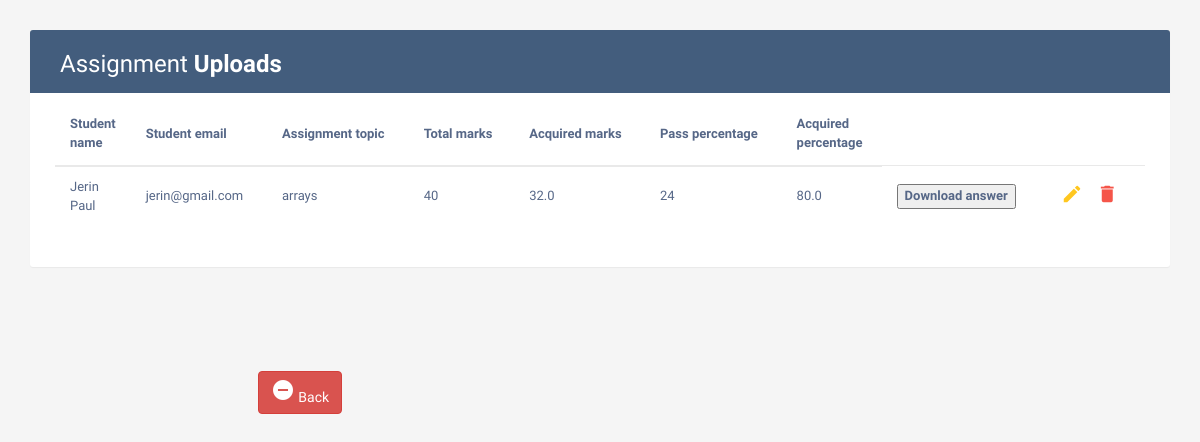
Screenshot of /upload_assi_tea (signed in) with the database file from the repository.
### learn/models.py (models this page shows, shortened)
class Assignment_result(models.Model):
    assignment_upload_ans = models.FileField(null=True)
    acquired_marks = models.CharField(max_length=200, null=True)
    acquired_pass_percent = models.CharField(max_length=200, null=True)
    asssi_res_assi = models.ForeignKey(Assignment, on_delete=models.SET_NULL, null=True,related_name='assignment_result_assi')
    asssi_res_st = models.ForeignKey(Registration, on_delete=models.SET_NULL, null=True,related_name='assignment_result_student')

class Registration(models.Model):
    Password = models.CharField(max_length=200, null=True)
    Registration_date = models.DateField(auto_now_add=True, null=True)
    Num_of_courses_enrolled = models.IntegerField(null=True)
    Num_of_courses_completed = models.IntegerField(null=True)
    Qualification = models.TextField(null=True)
    Introduction_brief = models.TextField(null=True)
    Image = models.ImageField(upload_to='media', null=True)
    Num_of_enrolled_students = models.IntegerField(null=True)
    Average_review_rating = models.IntegerField(null=True)
    Num_of_reviews = models.IntegerField(null=True)
    About_website = models.TextField(null=True)
    Registration_fee = models.IntegerField(null=True)
    User_role = models.CharField(max_length=200, null=True)
    user = models.OneToOneField(User,on_delete = models.CASCADE, null = True)

class Assignment(models.Model):
    assignment_topic = models.CharField(max_length=200, null=True)
    assignment_upload = models.FileField(null=True)
    total_marks = models.CharField(max_length=200, null=True)
    pass_percent = models.CharField(max_length=200, null=True)
    start_date = models.DateField(null=True)
    submission_date = models.DateField(null=True)
    teacher_reg = models.ForeignKey(Registration, on_delete=models.SET_NULL, null=True, related_name='assignment_tea_reg')
    assign_course = models.ForeignKey(Course, on_delete=models.CASCADE, null=True,related_name='assignment_to_course')

### learn/views.py (the view)
# urls.py: path('upload_assi_tea', learn.views.upload_assi_tea, name='upload_assi_tea'),
def upload_assi_tea(request):
    kk = Registration.objects.get(id=request.session['logg'])
    gbv = Assignment.objects.filter(teacher_reg = kk)
    gg = []
    for k in gbv:
        k = int(k.id)
        gg.append(k)
    mbm = Assignment_result.objects.filter(asssi_res_assi__in = gg)
    return render(request, 'upload_assi_tea.html', {'mbm': mbm})

### Templates/upload_assi_tea.html (shortened to what this page needs)
<!DOCTYPE html>
<html lang="en">
<head>
<link rel="stylesheet" href="https://maxcdn.bootstrapcdn.com/font-awesome/4.7.0/css/font-awesome.min.css">
<link rel="stylesheet" href="https://maxcdn.bootstrapcdn.com/bootstrap/3.3.7/css/bootstrap.min.css">
  <body>
    <div class="container">
        <div class="table-wrapper">
            <div class="table-title">
                {% if mbm %}
                <div class="row">
                    <div class="col-sm-6">
                   <h2>Assignment <b>Uploads</b></h2>
                </div>
                </div>
            </div>
            <table class="table table-striped table-hover">
                <thead>
                    <tr>
                        <th>
                            Student name
                        </th>
                    <th>
                           Student email
                        </th>
                        <th>
                           Assignment topic
                        </th>
                         <th>
                           Total marks
                        </th>
                        <th>
                            Acquired marks
                        </th>
                         <th>
                             Pass percentage
                         </th>
                          <th>
                             Acquired percentage
                         </th>
                      </tr>
                    </thead>
                <tbody>
                    <tr>
                   {% for k in mbm %}
                      <tr>
                        <td>
                            {{k.asssi_res_st.user.first_name}} {{k.asssi_res_st.user.last_name}}
                        </td>
                        <td>
                             {{k.asssi_res_st.user.email}}
                        </td>
                          <td>
                              {{k.asssi_res_assi.assignment_topic}}
                          </td>
                         <td>
                              {{k.asssi_res_assi.total_marks}}
                          </td>
                          <td>
                              {{k.acquired_marks}}
                          </td>
                          <td>
                              {{k.asssi_res_assi.pass_percent}}
                          </td>
                          <td>
                              {{k.acquired_pass_percent}}
                          </td>
                        <td>
                            {% if k.assignment_upload_ans %}
                            <a href="{{k.assignment_upload_ans.url}}" download="">
                                <input type="button" id="btn" value="Download answer"/>
                            </a>
                            {% else %}
                                No file uploaded
                            {% endif %}
                        </td>
                        <td>
                           <a href="{% url 'add_mark_assi_tea' k.id %}" class="edit" data-toggle="modal"><i class="material-icons" data-toggle="tooltip" title="Add mark">&#xE254;</i></a>
                            <a href="{% url 'delete_assignment' k.id %}" class="delete" data-toggle="modal"><i class="material-icons" data-toggle="tooltip" title="Delete">&#xE872;</i></a>
                        </td>
                      </tr>
                    {% endfor %}
                    </tbody>
                  </table>
               </div>
            </div>
         {% else %}
         <h1 align="center" style="color:white">No assignment result uploads</h1>
         {% endif %}
    <br><br>
    <div class="col-sm-6" align="center"><br><br>
                   <a href="{% url 'assignment' %}" class="btn btn-danger" data-toggle="modal"> <i class="material-icons">&#xE15C;</i> <span>Back</span> </a>
                </div>
</body>
</html>

### Templates/upload_assi_tea.html (style rules this page uses)
body { color: #566787; background: #f5f5f5; font-family: 'Varela Round', sans-serif; font-size: 13px; }
.table-wrapper { background: #fff; padding: 20px 25px; margin: 30px 0; border-radius: 3px; box-shadow: 0 1px 1px rgba(0,0,0,.05); }
.table-title { padding-bottom: 15px; background: #435d7d; color: #fff; padding: 16px 30px; margin: -20px -25px 10px; border-radius: 3px 3px 0 0; }
.table-title h2 { margin: 5px 0 0; font-size: 24px; }
table.table tr th, table.table tr td { border-color: #e9e9e9; padding: 12px 15px; vertical-align: middle; }
table.table tr th:first-child { width: 60px; }
table.table tr th:last-child { width: 100px; }
table.table-striped tbody tr:nth-of-type(odd) { background-color: #fcfcfc; }
table.table td:last-child i { opacity: 0.9; font-size: 22px; margin: 0 5px; }
table.table td a { font-weight: bold; color: #566787; display: inline-block; text-decoration: none; outline: none !important; }
table.table td a.edit { color: #FFC107; }
table.table td a.delete { color: #F44336; }
table.table td i { font-size: 19px; }

### rows the page displays
Assignment_result: asssi_res_st.user.first_name "Jerin", asssi_res_st.user.last_name "Paul", asssi_res_st.user.email "jerin@gmail.com", asssi_res_assi.assignment_topic "arrays", asssi_res_assi.total_marks "40", acquired_marks "32.0", asssi_res_assi.pass_percent "24", acquired_pass_percent "80.0"
